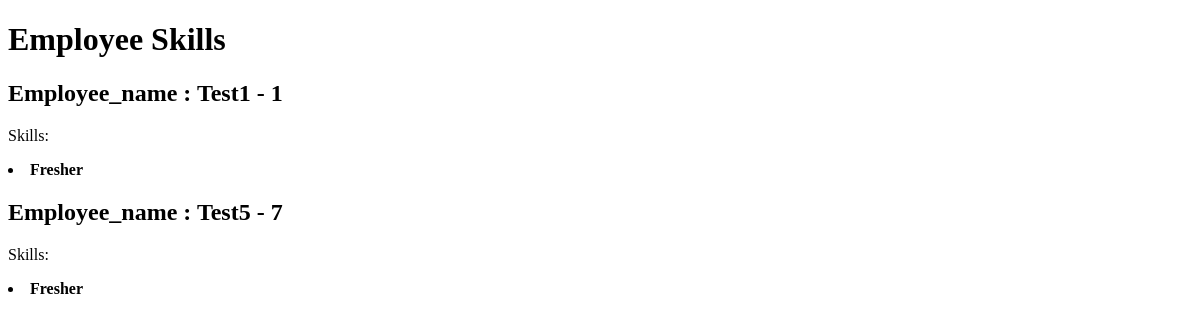
/empapp/skills/, run on an earlier commit of the app's database.
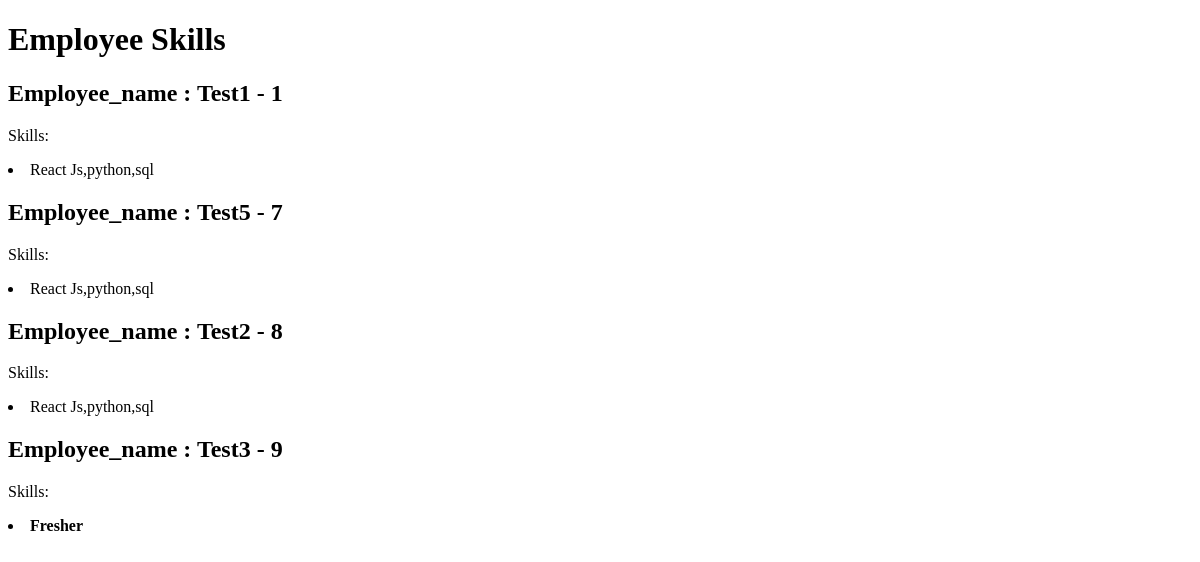
And on a later commit of the database.
### empapp/models.py (models this page shows, shortened)
class Employee(models.Model):
    name = models.CharField(max_length=50)
    emp_id = models.IntegerField()

class EmployeeSkills(models.Model):
    skills = models.CharField(max_length=50)
    employees = models.ManyToManyField(Employee,related_name='skills')

### empapp/views.py (the view)
# urls.py: path('skills/',EmployeeSkillView,name='EmployeeSkillView'),
def EmployeeSkillView(request):
    emp_skill = Employee.objects.all()
    emp_skills = {'empskills':emp_skill}
    return render(request,'employee_skill.html',emp_skills)

### empapp/templates/employee_skill.html (shortened to what this page needs)
<!DOCTYPE html>
<html lang="en">
<head>
</head>
<body>
    <h1>Employee Skills</h1>
    {% for skillset in empskills%}
    <h2>Employee_name : {{skillset.name}} - {{skillset.id}}</h2>
    <p>Skills:</p>
    {% for empskill in skillset.skills.all%}
     <li>{{empskill.skills}}</li>
     {% empty %}
     <li> <b>Fresher</b></li>
     {% endfor %}
    {% endfor %}
</body>
</html>

What changed in the data, as far as the page shows it:
shown differently, row unchanged: Employee "Test1": no longer shows "Fresher"
added EmployeeSkills: skills "React Js,python,sql"
shown differently, row unchanged: Employee "Test5": no longer shows "Fresher"
added Employee: name "Test2", id "8"
added Employee: name "Test3", id "9"
